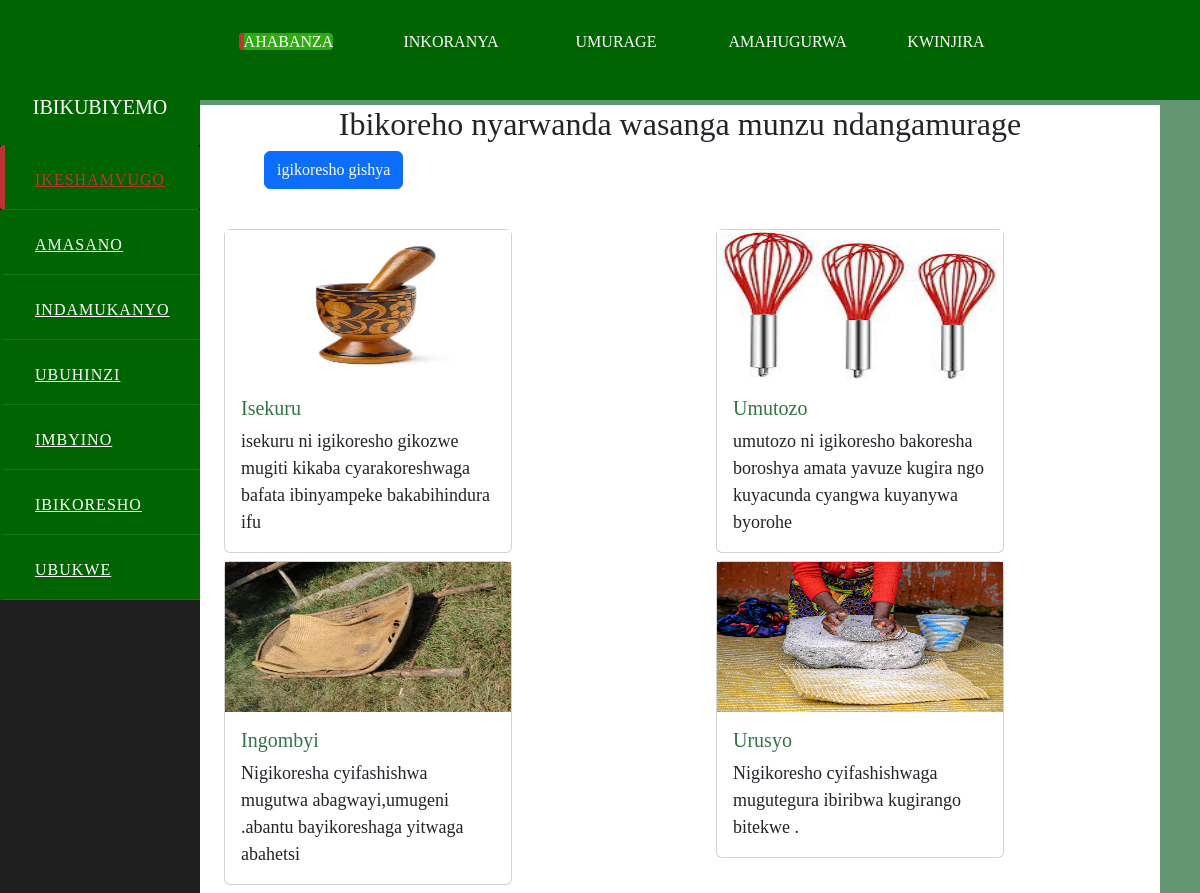
/ibikoresho/, run on the app's committed database.
### core_advert/models.py (models this page shows, shortened)
class Ibikoresho(models.Model):
    name=models.CharField(max_length=200)
    image=models.ImageField(upload_to='ibikoresho/images',null=True,blank=True)
    description=models.CharField(max_length=200)

### core_advert/views.py (the view)
# urls.py: path('ibikoresho/', views.ibikoresho, name="ibikoresho"),
def ibikoresho(request):
    ibikoresho=Ibikoresho.objects.all()
    return render(request, 'ibikoresho.html',{ 'ibikoresho':ibikoresho })

### core_advert/templates/ibikoresho.html
{% extends 'base.html' %}
{% load static %}
{% block content %}
<center><h2>Ibikoreho nyarwanda wasanga munzu ndangamurage</h2></center>
<a href="{% url 'upload_ibikoresho' %}" class="btn btn-primary" style="margin-left:4rem;margin-bottom: 2rem;">igikoresho gishya</a>
  <div class="row" style="padding-bottom: 0.5rem;">
    {% for Ibikoresho in ibikoresho %}
    <div class="col" style="margin-left: 1.5rem; padding-top: 0.5rem; " >
        <div class="card" style="width: 18rem;">
          {% if Ibikoresho.image %}
                <img src="{{ Ibikoresho.image.url }}" alt="" style="height: 150px">
                {% else %}
                <span class="text-muted"> nta foto ihari</span>
                {% endif %}
            <div class="card-body">
              <h5 class="card-title"style="color: #307544;">{{Ibikoresho.name}}</h5>
              <p class="card-text" style="font-size: 18px;">{{Ibikoresho.description}}</p>
            </div>
          </div>
    </div>
    {% endfor %}
  </div>
{% endblock %}

### core_advert/templates/base.html (shortened to what this page needs)
<!DOCTYPE html>
{% load static %}
<html lang="en">
<head>
    <link rel="stylesheet" href="{% static '/style.css' %}">
    <link href="https://cdn.jsdelivr.net/npm/bootstrap@5.3.0-alpha1/dist/css/bootstrap.min.css" rel="stylesheet">
</head>
<body>
    <div class="menu-bar">
        <ul>
            <li> <a class="active" href="{% url 'home' %}">Ahabanza</a></li>
            <li><a href="{% url 'inkoranya' %}">Inkoranya</a></li>
            <li><a href="{% url 'umurage' %}">Umurage</a></li>
            <li><a href="{% url 'hugura' %}">Amahugurwa</a></li>
            {% if user.is_authenticated %}
            <li>Hello, {{user.username}}</li>
            <li><a href="{% url 'logout' %}">Gusohoka</a></li>
            <li><a href="{% url 'register' %}">iyandikishe</a></li>
            {% else %}
            <li><a href="{% url 'kwinjira' %}">Kwinjira</a></li>
            {% endif %}
        </ul>
    </div>
    <div class="sidebar">
        <header>Ibikubiyemo</header>
        <a class="active" href="{% url 'ikibonezamvugo' %}"><span>ikeshamvugo</span></a>
        <a href="{% url 'amasano' %}"><span>amasano</span></a>
        <a href="{% url 'indamukanyo' %}"><span>indamukanyo</span></a>
        <a href="{% url 'ubuhinzi' %}"><span>ubuhinzi</span></a>
        <a href="{% url 'imbyino' %}"><span>imbyino</span></a>
        <a href="{% url 'ibikoresho' %}"><span>ibikoresho</span></a>
        <a href="{% url 'ubukwe' %}"><span>ubukwe</span></a>
    </div>
    <div class="container1">
        {%  block content %}
        {%  endblock %}
    </div>
</body>
</html>

### core_advert/static/style.css (style rules this page uses)
* { margin: 0; padding: 0; text-decoration: none; }
.sidebar { margin-top: 65px; position: fixed; top: 5px; left: 0px; width: 200px; height: 100%; background: #1e1e1e; }
.sidebar header { color: white; font-size: 20px; line-height: 75px; text-align: center; background: rgba(0,100,0); user-select: none; text-transform: uppercase; font-family: 'Times New Roman', Times, serif; }
.sidebar a { display: block; color: white; height: 65px; width: 200px; line-height: 70px; padding-left: 30px; border-bottom: 1px solid rgba(255,255,255,.1); background: rgba(0,100,0); border-left: 5px solid transparent; box-sizing: border-box; }
a:hover, a.active { border-left: 5px solid #b93632; color: #b93632; }
.sidebar a span { letter-spacing: 1px; text-transform: uppercase; }
.menu-bar { background: rgba(0,100,0); text-align: center; }
.menu-bar ul { display: inline-flex; list-style: none; text-transform: uppercase; color: #fff; }
.menu-bar ul li { width: 135px; margin: 15px; padding: 15px; }
.menu-bar ul li a { text-decoration: none; color: #fff; }
.active, .menu-bar ul li:hover { background: #2bab0d; border-radius: 4px; }

### core_advert/templates/base.html (style rules this page uses)
.container1 { z-index: 1000%; background-color: #fff; width: 80%; height: fit-content; margin-top: 5px; margin-left: 12.5rem; font-size: 21px; margin-right: 4rem; }
body { padding: 0; margin: 0; box-sizing: border-box; font-family: 'Times New Roman', Times, serif; background: #659674; }

### data on the page
Ibikoresho: image (picture), name "Isekuru", description "isekuru ni igikoresho gikozwe mugiti kikaba cyarakoreshwaga bafata ibinyampeke bakabihindura ifu"
Ibikoresho: image (picture), name "Umutozo", description "umutozo ni igikoresho bakoresha boroshya amata yavuze kugira ngo kuyacunda cyangwa kuyanywa byorohe"
Ibikoresho: image (picture), name "Ingombyi", description "Nigikoresha cyifashishwa mugutwa abagwayi,umugeni .abantu bayikoreshaga yitwaga abahetsi"
Ibikoresho: image (picture), name "Urusyo", description "Nigikoresho cyifashishwaga mugutegura ibiribwa kugirango bitekwe ."
